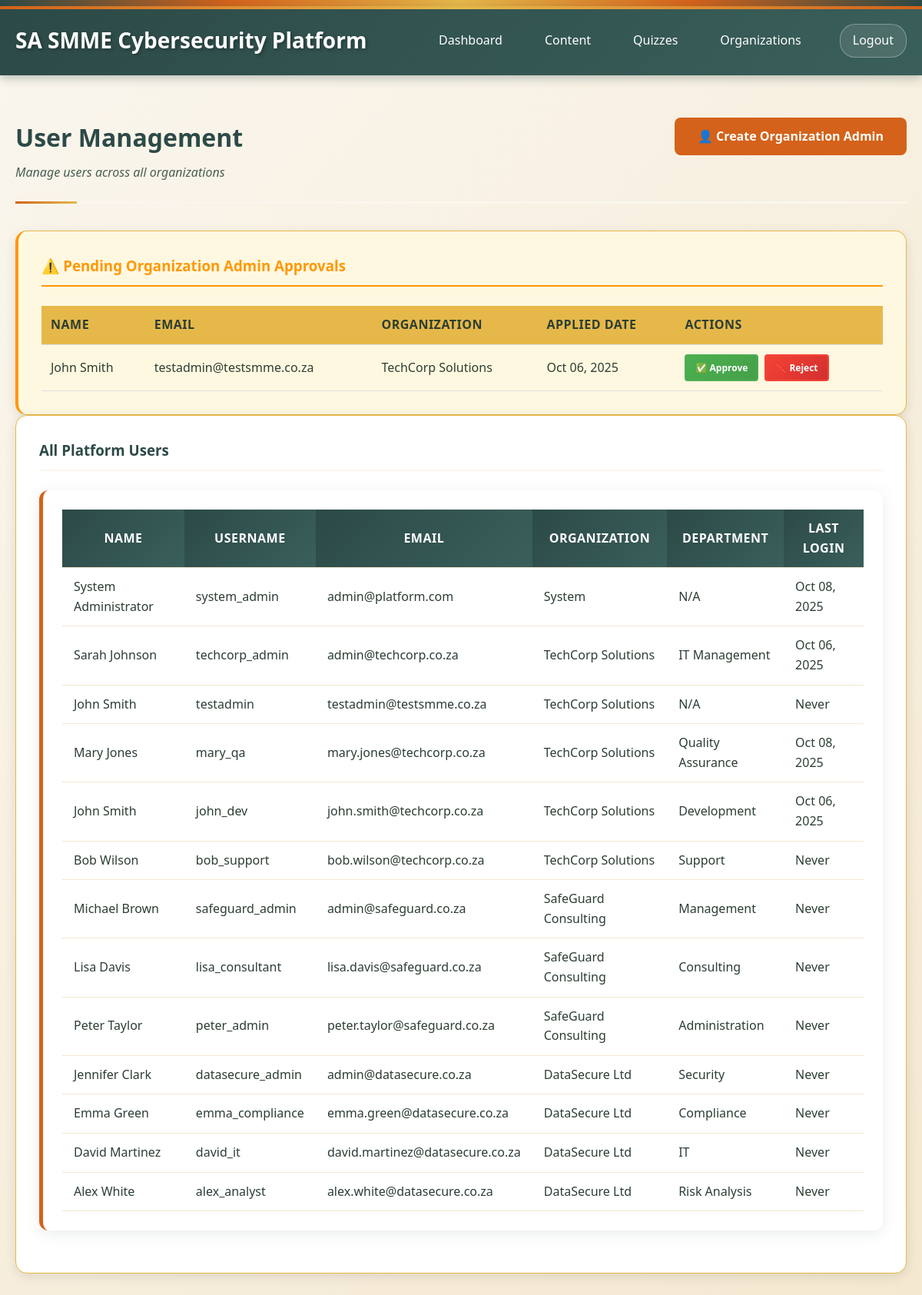
The page /user_management.php (signed in) on the database its author committed.
### tables this page shows
CREATE TABLE users (
    id INTEGER PRIMARY KEY AUTOINCREMENT,
    organization_id INTEGER, -- NULL for system admins
    username VARCHAR(50) UNIQUE NOT NULL,
    email VARCHAR(100) UNIQUE NOT NULL,
    password_hash VARCHAR(255) NOT NULL,
    first_name VARCHAR(50) NOT NULL,
    last_name VARCHAR(50) NOT NULL,
    role_id INTEGER NOT NULL,
    employee_id VARCHAR(50), -- Organization-specific employee ID
    department VARCHAR(100),
    job_title VARCHAR(100),
    manager_id INTEGER, -- Self-referencing for org hierarchy
    phone VARCHAR(20),
    hire_date DATE,
    status_id INTEGER DEFAULT 1,
    last_login TIMESTAMP,
    is_active BOOLEAN DEFAULT 1,
    created_at TIMESTAMP DEFAULT CURRENT_TIMESTAMP,
    updated_at TIMESTAMP DEFAULT CURRENT_TIMESTAMP,
    FOREIGN KEY (organization_id) REFERENCES organizations(id),
    FOREIGN KEY (role_id) REFERENCES roles(id),
    FOREIGN KEY (manager_id) REFERENCES users(id),
    FOREIGN KEY (status_id) REFERENCES employee_statuses(id)
);

CREATE TABLE organizations (
    id INTEGER PRIMARY KEY AUTOINCREMENT,
    name VARCHAR(100) NOT NULL,
    registration_number VARCHAR(50),
    industry VARCHAR(50),
    size_category VARCHAR(20) CHECK (size_category IN ('micro', 'small', 'medium')),
    contact_email VARCHAR(100) NOT NULL,
    contact_phone VARCHAR(20),
    address TEXT,
    subscription_plan VARCHAR(20) DEFAULT 'basic',
    subscription_status VARCHAR(20) DEFAULT 'active' CHECK (subscription_status IN ('active', 'suspended', 'cancelled')),
    settings TEXT, -- JSON for organization-specific settings
    is_active BOOLEAN DEFAULT 1,
    created_at TIMESTAMP DEFAULT CURRENT_TIMESTAMP,
    updated_at TIMESTAMP DEFAULT CURRENT_TIMESTAMP
);

### src/user_management.php (the view, shortened to what this page needs)
<?php
require_once __DIR__ . '/config/db.php';
$pending_approvals = [];
try {
    if ($_SESSION['role'] === 'system_admin') {
        $stmt = $pdo->prepare("
            SELECT u.*, r.name as role_name, o.name as organization_name
            FROM users u
            LEFT JOIN roles r ON u.role_id = r.id
            LEFT JOIN organizations o ON u.organization_id = o.id
            WHERE u.is_active = 1
            ORDER BY u.organization_id, u.role_id, u.last_name
        ");
        $stmt->execute();
        $pending_stmt = $pdo->prepare("
            SELECT u.*, r.name as role_name, o.name as organization_name, es.name as status_name
            FROM users u
            LEFT JOIN roles r ON u.role_id = r.id
            LEFT JOIN organizations o ON u.organization_id = o.id
            LEFT JOIN employee_statuses es ON u.status_id = es.id
            WHERE u.is_active = 1 AND es.name = 'pending_approval' AND r.name = 'org_admin'
            ORDER BY u.created_at DESC
        ");
        $pending_stmt->execute();
        $pending_approvals = $pending_stmt->fetchAll(PDO::FETCH_ASSOC);
    }
    $users = $stmt->fetchAll(PDO::FETCH_ASSOC);
} catch (PDOException $e) {
    $users = [];
    $error = "Error loading users: " . $e->getMessage();
}
?>
<!DOCTYPE html>
<html lang="en">
<head>
    <link rel="stylesheet" href="assets/webdesign-style.css">
</head>
<body>
    <div class="african-border"></div>
    <div class="header">
        <div class="header-left">
            <h1>SA SMME Cybersecurity Platform</h1>
        </div>
        <div class="header-right">
            <nav class="nav-links">
                <a href="dashboard.php">Dashboard</a>
                <a href="content_list.php">Content</a>
                <a href="quiz_list.php">Quizzes</a>
                <?php if ($_SESSION['role'] === 'system_admin'): ?>
                    <a href="organization_management.php">Organizations</a>
                <?php elseif ($_SESSION['role'] === 'org_admin'): ?>
                    <a href="user_management.php">Users</a>
                <?php endif; ?>
            </nav>
            <div class="user-section">
                <a href="logout.php" class="logout-btn">Logout</a>
            </div>
        </div>
    </div>
    <div class="container">
        <div class="page-header-section">
            <div class="page-title-area">
                <h2 class="page-title">User Management</h2>
                <p class="page-subtitle">
                    <?php if ($_SESSION['role'] === 'system_admin'): ?>
                        Manage users across all organizations
                    <?php else: ?>
                        Manage users in your organization
                    <?php endif; ?>
                </p>
            </div>
            <?php if ($_SESSION['role'] === 'system_admin'): ?>
                <div class="page-actions">
                    <a href="create_org_admin.php" class="btn btn-primary">
                        👤 Create Organization Admin
                    </a>
                </div>
            <?php endif; ?>
        </div>
        <?php if ($_SESSION['role'] === 'system_admin' && !empty($pending_approvals)): ?>
            <div class="form-card" style="border-left: 4px solid var(--warning-color); background: #fff8e1;">
                <h3 style="margin-bottom: 25px; color: var(--warning-color); border-bottom: 2px solid var(--warning-color); padding-bottom: 10px;">
                    ⚠️ Pending Organization Admin Approvals
                </h3>
                <div class="approvals-table">
                    <table>
                        <thead>
                            <tr>
                                <th>Name</th>
                                <th>Email</th>
                                <th>Organization</th>
                                <th>Applied Date</th>
                                <th>Actions</th>
                            </tr>
                        </thead>
                        <tbody>
                            <?php foreach ($pending_approvals as $pending): ?>
                                <tr>
                                    <td><?php echo htmlspecialchars($pending['first_name'] . ' ' . $pending['last_name']); ?></td>
                                    <td><?php echo htmlspecialchars($pending['email']); ?></td>
                                    <td><?php echo htmlspecialchars($pending['organization_name'] ?? 'Unknown'); ?></td>
                                    <td><?php echo date('M d, Y', strtotime($pending['created_at'])); ?></td>
                                    <td>
                                        <div class="action-buttons">
                                            <a href="approve_user.php?user_id=<?php echo $pending['id']; ?>&action=approve"
                                               class="btn btn-success btn-sm"
                                               onclick="return confirm('Approve this organization admin account?')">
                                                ✅ Approve
                                            </a>
                                            <a href="approve_user.php?user_id=<?php echo $pending['id']; ?>&action=reject"
                                               class="btn btn-danger btn-sm"
                                               onclick="return confirm('Reject this organization admin account? This will deactivate the account.')">
                                                ❌ Reject
                                            </a>
                                        </div>
                                    </td>
                                </tr>
                            <?php endforeach; ?>
                        </tbody>
                    </table>
                </div>
            </div>
        <?php endif; ?>
        <div class="form-card">
            <h3 style="margin-bottom: 25px; color: var(--primary-dark); border-bottom: 2px solid var(--light-cream); padding-bottom: 10px;">
                <?php if ($_SESSION['role'] === 'system_admin'): ?>
                    All Platform Users
                <?php else: ?>
                    Users in Your Organization
                <?php endif; ?>
            </h3>
            <?php if (empty($users)): ?>
                <div class="info-card" style="text-align: center; padding: 40px;">
                    <h3>No users found</h3>
                    <p>There are currently no active users to display.</p>
                </div>
            <?php else: ?>
                <div class="users-table">
                    <table>
                        <thead>
                            <tr>
                                <th>Name</th>
                                <th>Username</th>
                                <th>Email</th>
                                <?php if ($_SESSION['role'] === 'system_admin'): ?>
                                    <th>Organization</th>
                                <?php endif; ?>
                                <th>Department</th>
                                <th>Last Login</th>
                            </tr>
                        </thead>
                        <tbody>
                            <?php foreach ($users as $user): ?>
                                <tr>
                                    <td><?php echo htmlspecialchars($user['first_name'] . ' ' . $user['last_name']); ?></td>
                                    <td><?php echo htmlspecialchars($user['username']); ?></td>
                                    <td><?php echo htmlspecialchars($user['email']); ?></td>
                                    <?php if ($_SESSION['role'] === 'system_admin'): ?>
                                        <td><?php echo htmlspecialchars($user['organization_name'] ?? 'System'); ?></td>
                                    <?php endif; ?>
                                    <td><?php echo htmlspecialchars($user['department'] ?? 'N/A'); ?></td>
                                    <td><?php echo $user['last_login'] ? date('M d, Y', strtotime($user['last_login'])) : 'Never'; ?></td>
                                </tr>
                            <?php endforeach; ?>
                        </tbody>
                    </table>
                </div>
            <?php endif; ?>
        </div>
    </div>
</body>
</html>

### src/user_management.php (style rules this page uses)
.users-table th { text-align: center; }
.users-table td { vertical-align: middle; }

### rows shown on the page
users: first_name+last_name "John Smith", email "testadmin@testsmme.co.za", organization.name "TechCorp Solutions", created_at "Oct 06, 2025", username "testadmin", department "N/A", shows "Never"
users: first_name+last_name "System Administrator", username "system_admin", email "admin@platform.com", organization_name "System", department "N/A", last_login "Oct 08, 2025"
users: first_name+last_name "Sarah Johnson", username "techcorp_admin", email "admin@techcorp.co.za", organization.name "TechCorp Solutions", department "IT Management", last_login "Oct 06, 2025"
users: first_name+last_name "Mary Jones", username "mary_qa", email "mary.jones@techcorp.co.za", organization.name "TechCorp Solutions", department "Quality Assurance", last_login "Oct 08, 2025"
users: first_name+last_name "John Smith", username "john_dev", email "john.smith@techcorp.co.za", organization.name "TechCorp Solutions", department "Development", last_login "Oct 06, 2025"
users: first_name+last_name "Bob Wilson", username "bob_support", email "bob.wilson@techcorp.co.za", organization.name "TechCorp Solutions", department "Support", shows "Never"
users: first_name+last_name "Michael Brown", username "safeguard_admin", email "admin@safeguard.co.za", organization.name "SafeGuard Consulting", department "Management", shows "Never"
users: first_name+last_name "Lisa Davis", username "lisa_consultant", email "lisa.davis@safeguard.co.za", organization.name "SafeGuard Consulting", department "Consulting", shows "Never"
users: first_name+last_name "Peter Taylor", username "peter_admin", email "peter.taylor@safeguard.co.za", organization.name "SafeGuard Consulting", department "Administration", shows "Never"
users: first_name+last_name "Jennifer Clark", username "datasecure_admin", email "admin@datasecure.co.za", organization.name "DataSecure Ltd", department "Security", shows "Never"
users: first_name+last_name "Emma Green", username "emma_compliance", email "emma.green@datasecure.co.za", organization.name "DataSecure Ltd", department "Compliance", shows "Never"
users: first_name+last_name "David Martinez", username "david_it", email "david.martinez@datasecure.co.za", organization.name "DataSecure Ltd", department "IT", shows "Never"
users: first_name+last_name "Alex White", username "alex_analyst", email "alex.white@datasecure.co.za", organization.name "DataSecure Ltd", department "Risk Analysis", shows "Never"
